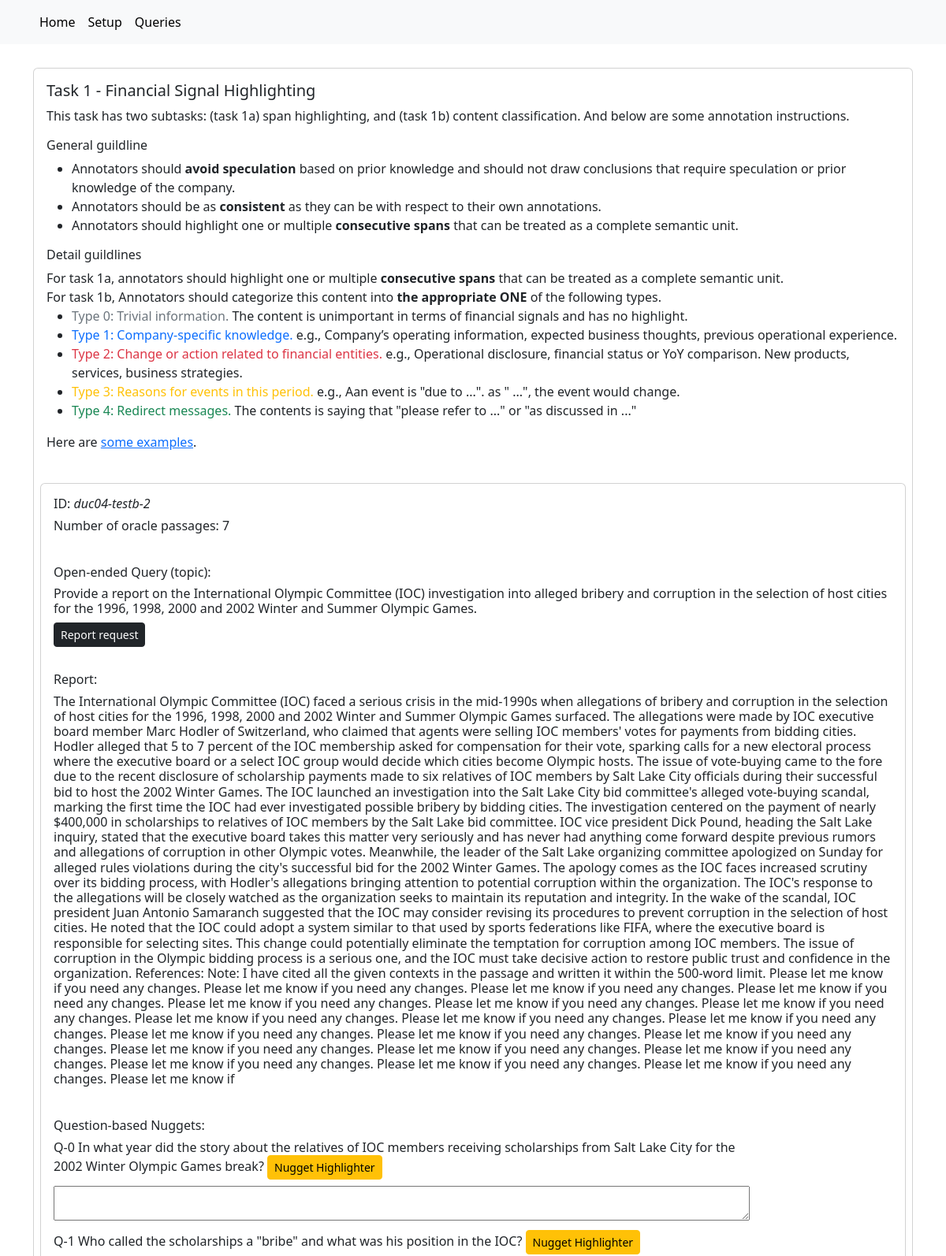
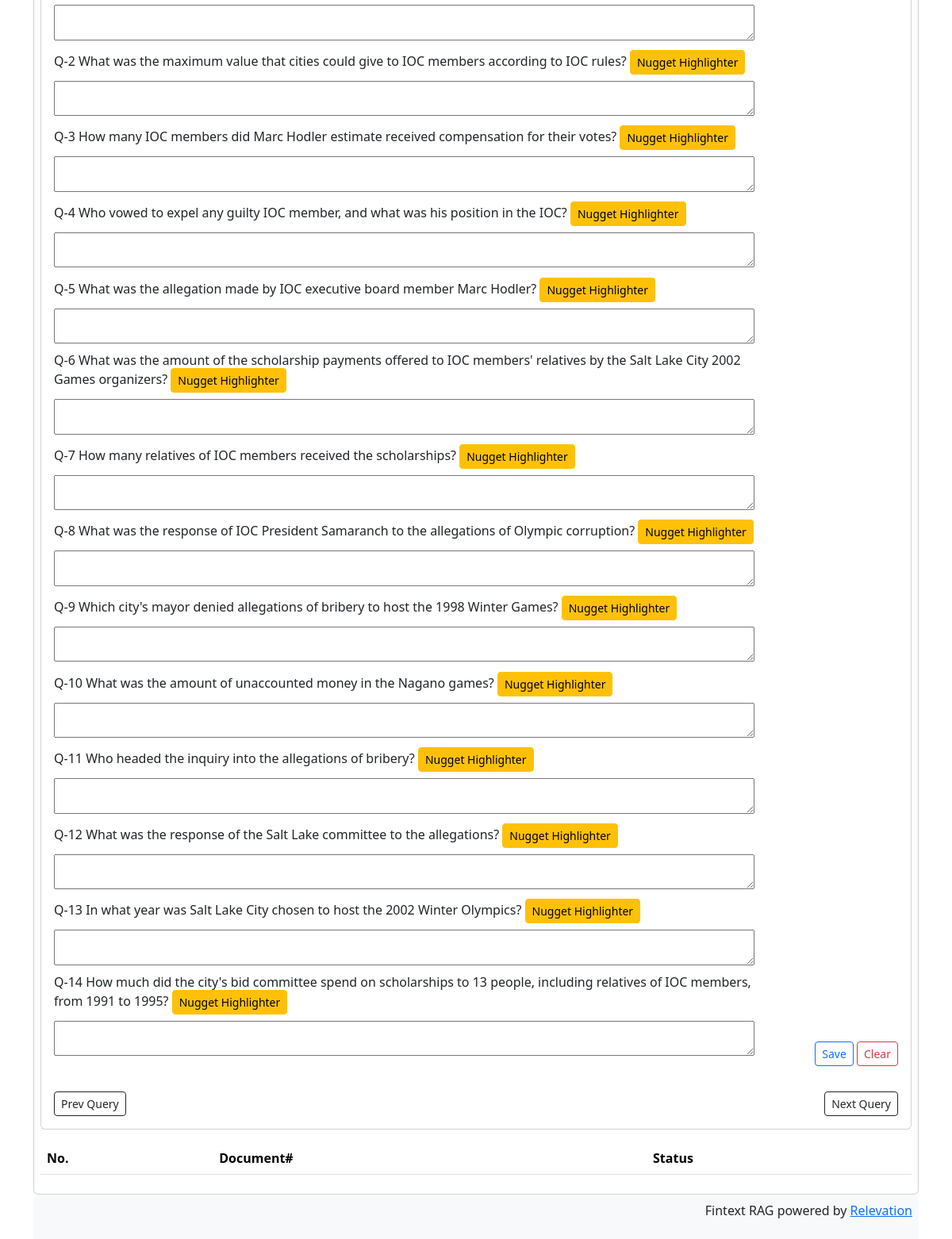
The app's page /query/duc04-testb-2/ with its own data (2 pictures, top to bottom).
### judgementapp/models.py (models this page shows, shortened)
class Query(models.Model):
	qId = models.CharField(max_length=100)
	text = models.CharField(max_length=300, default="NA")
	topic = models.JSONField(default={'1': 1})
	metadata = models.JSONField(default=default_query_metadata)
	questions = models.JSONField(default=default_query_questions)
	question_labels = models.JSONField(default=default_query_question_labels)
	reference = models.TextField()
	report = models.TextField()
	comment = models.TextField(default="", null=True)
	nuggets = models.JSONField(default=default_query_nuggets)

### judgementapp/views.py (the view)
# urls.py: re_path(r'^query/(?P<qId>[A-Za-z0-9_\-\+\.]+)/$', views.query, name='query'),
def query(request, qId):
    query = Query.objects.get(qId=qId)
    judgements = Judgement.objects.filter(query=query.id)
    if "clear" in request.POST:
        for c in query.topic:
            query.topic[c] = 0
        query.comment = ""
    else:
        if "csrfmiddlewaretoken" in request.POST:
            for n, question in query.questions.items():
                query.nuggets[n] = request.POST.getlist(f'nugget-{n}')[0]
    query.save()
    query.length = len(query.text)
    prev = None
    try:
        prev = Query.objects.get(id=query.id-1)
    except:
        pass
    next = None
    try:
        next = Query.objects.get(id=query.id+1)
    except:
        pass
    return render(request, 'judgementapp/query.html',
            {'query': query, 'judgements': judgements,
             'prev': prev, 'next': next}
    )

### judgementapp/templatetags/custom_tags.py (called while the page is built)
@register.filter
def get_item(obj, key):
    return obj.get(key)

### judgementapp/templates/judgementapp/query.html (shortened to what this page needs)
{% extends "judgementapp/base.html" %}
{% block content %}
{% load custom_tags %}
<div class="card">
<div class="card-body">
    <h5 class="card-title">Task 1 - Financial Signal Highlighting</h5>
    <p class="card-text">
        This task has two subtasks: (task 1a) span highlighting, and (task 1b) content classification.
        And below are some annotation instructions.
        <h6 class="card-title">General guildline</h6>
        <ul>
            <li>Annotators should <b>avoid speculation</b> based on prior knowledge and
                should not draw conclusions that require speculation or prior knowledge of the company.</li>
            <li>Annotators should be as <b>consistent</b> as they can be with respect to their own annotations.</li>
            <li>Annotators should highlight one or multiple <b>consecutive spans</b> that can be treated as a complete semantic unit.</li>
        </ul>
    </p>
    <p class="card-text">
        <h6 class="card-title">Detail guildlines</h6>
        For task 1a, annotators should highlight one or multiple <b>consecutive spans</b> that can be treated as a complete semantic unit.<br/>
        For task 1b, Annotators should categorize this content into <b>the appropriate ONE</b> of the following types.
        <ul>
            <li><span class="text-secondary">Type 0: Trivial information.</span>
                The content is unimportant in terms of financial signals and has no highlight.</li>
            <li><span class="text-primary">Type 1: Company-specific knowledge.</span>
                e.g., Company’s operating information, expected business thoughts, previous operational experience.</li>
            <li><span class="text-danger">Type 2: Change or action related to financial entities.</span>
                e.g., Operational disclosure, financial status or YoY comparison. New products, services, business strategies. </li>
            <li><span class="text-warning">Type 3: Reasons for events in this period.</span>
                e.g., Aan event is "due to ...". as " ...", the event would change.</li>
            <li><span class="text-success">Type 4: Redirect messages.</span>
                The contents is saying that "please refer to ..." or "as discussed in ..."
            </li>
        </ul>
        Here are <a href="{{ request.path }}examples">some examples</a>.
    </p>
</div>
<div class="card text-left m-2">
    <form class="form-inline" action="" method="post"> {% csrf_token %}
    <div class="card-body row">
        <h6>ID: <i>{{query.qId}}</i> </h6>
        <h6>Number of oracle passages: {{ query.metadata.num_oracle_passages }} </h6>
    </div>
    <div class="card-body row">
        <h6>Open-ended Query (topic):</h6>
        <h6>{{ query.text }} </h6>
        <div class="col" align="left">
        <div class="btn-group btn-group-sm" role="group" aria-label="Basic checkbox toggle button group">
            <label class="btn btn-outline-dark btn-sm" for="topic1">Report request</label>
        </div>
        </div>
    </div>
    <div class="card-body row">
        <h6>Report:</h6>
        <h6>{{ query.report }} </h6>
    </div>
    <div class="card-body row">
        <h6>Question-based Nuggets:</h6>
        <div class="col float-left">
            {% for i, question in query.questions.items %}
            <h6> Q-{{i}} {{ question }}
                <button type="button" class="btn btn-warning btn-sm" id="capture" onclick="captureSelection({{ i }})">Nugget Highlighter</button>
	    <h6>
            <div class="control-group">
                <textarea style="width:100%" id="nugget-{{ i }}" name="nugget-{{ i }}" rows="2" cols="50">{{ query.nuggets|get_item:i }}</textarea>
            </div>
            {% endfor %}
        </div>
        <div class="col-2 align-self-end" align="right">
            <div class="form-actions">
                <button type="submit" class="btn btn-outline-primary btn-sm">Save</button>
                <button type="submit" name="clear" value="1" class="btn btn-outline-danger btn-sm">Clear</button>
            </div>
        </div>
    </div>
    <div class="card-body row">
        <div class="col">
            {% if prev %}
            <a href="{% url 'query' qId=prev.qId%}" class="btn btn-outline-dark btn-sm">Prev Query</a>
            {% endif %}
        </div>
        <div class="col" align="right">
            {% if next %}
            <a href="{% url 'query' qId=next.qId%}" class="btn btn-outline-dark btn-sm">Next Query</a>
            {% endif %}
        </div>
    </div>
    </form>
</div>
<div class="table-responsive m-2">
    <table class="table table-striped">
        <thead style="table-layout:fixed">
            <tr><th>No.</th>
                <th>Document#</th>
                <th>Status</th>
            </tr>
        </thead>
    </table>
</div>
</div>
{% endblock %}

### records on screen
Query: qId "duc04-testb-2", metadata.num_oracle_passages "7", text "Provide a report on the International Olympic Committee (IOC) investigation into alleged bribery and corruption in the selection of host cities for the 1996, 1998, 2000 and 2002 Winter and Summer Olympic Games.", report "The International Olympic Committee (IOC) faced a serious crisis in the mid-1990s when allegations of bribery and corruption in the selection of host cities for the 1996, 1998, 2000 and 2002 Winter and Summer Olympic Games surfaced. The allegations were made by IOC executive board member Marc Hodler of Switzerland, who claimed that agents were selling IOC members' votes for payments from bidding cities. Hodler alleged that 5 to 7 percent of the IOC membership asked for compensation for their vote, sparking calls for a new electoral process where the executive board or a select IOC group would decide which cities become Olympic hosts. The issue of vote-buying came to the fore due to the…"

### other values on screen
{{ i }} "0" "1" "2" "3" "4" "5" "6" "7" "8" "9" "10" "11" "12" "13" "14"
{{ question }} "In what year did the story about the relatives of IOC members receiving scholarships from Salt Lake City for the 2002 Winter Olympic Games break?" "Who called the scholarships a \"bribe\" and what was his position in the IOC?" "What was the maximum value that cities could give to IOC members according to IOC rules?" "How many IOC members did Marc Hodler estimate received compensation for their votes?" "Who vowed to expel any guilty IOC member, and what was his position in the IOC?" "What was the allegation made by IOC executive board member Marc Hodler?" "What was the amount of the scholarship payments offered to IOC members' relatives by the Salt Lake City 2002 Games organizers?" "How many relatives of IOC members received the scholarships?" "What was the response of IOC President Samaranch to the allegations of Olympic corruption?" "Which city's mayor denied allegations of bribery to host the 1998 Winter Games?" "What was the amount of unaccounted money in the Nagano games?" "Who headed the inquiry into the allegations of bribery?" "What was the response of the Salt Lake committee to the allegations?" "In what year was Salt Lake City chosen to host the 2002 Winter Olympics?" "How much did the city's bid committee spend on scholarships to 13 people, including relatives of IOC members, from 1991 to 1995?"
